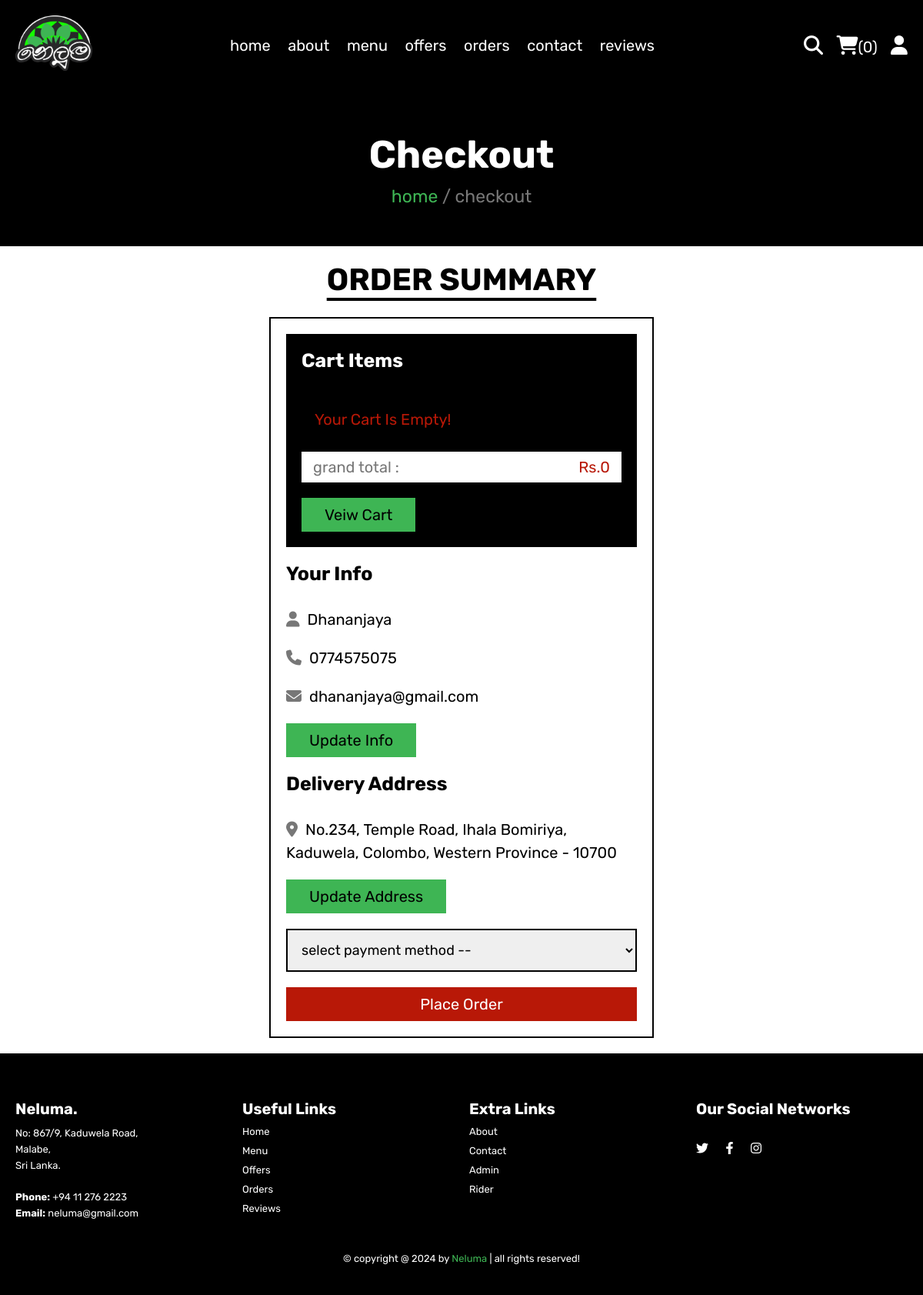
Page /Neluma/checkout.php (signed in) on the committed database.
### tables this page shows
CREATE TABLE IF NOT EXISTS `users` (
  `id` int NOT NULL AUTO_INCREMENT,
  `name` varchar(50) NOT NULL,
  `email` varchar(50) NOT NULL,
  `number` varchar(10) NOT NULL,
  `password` varchar(50) NOT NULL,
  `address` varchar(500) NOT NULL,
  PRIMARY KEY (`id`)
);

### Neluma/checkout.php (the view, shortened to what this page needs)
<?php
include 'components/connect.php';
if(isset($_SESSION['user_id'])){
   $user_id = $_SESSION['user_id'];
}else{
   $user_id = '';
   header('location:home.php');
   exit;
};
?>
<!DOCTYPE html>
<html lang="en">
<head>
   <link rel="stylesheet" href="https://cdnjs.cloudflare.com/ajax/libs/font-awesome/6.1.1/css/all.min.css">
   <link rel="stylesheet" href="css/style.css">
</head>
<body>
<?php include 'components/user_header.php'; ?>
<div class="heading">
   <h3>checkout</h3>
   <p><a href="home.php">home</a> <span> / checkout</span></p>
</div>
<section class="checkout">
   <h1 class="title">order summary</h1>
<form action="" method="post">
   <div class="cart-items">
      <h3>cart items</h3>
      <?php
         $grand_total = 0;
         $cart_items[] = '';
         $select_cart = $conn->prepare("SELECT * FROM `cart` WHERE user_id = ?");
         $select_cart->execute([$user_id]);
         if($select_cart->rowCount() > 0){
            while($fetch_cart = $select_cart->fetch(PDO::FETCH_ASSOC)){
               $cart_items[] = $fetch_cart['name'].' ('.$fetch_cart['price'].' x '. $fetch_cart['quantity'].') - ';
               $total_products = implode($cart_items);
               $grand_total += ($fetch_cart['price'] * $fetch_cart['quantity']);
      ?>
      <p><span class="name"><?= $fetch_cart['name']; ?></span><span class="price">Rs.<?= $fetch_cart['price']; ?> x <?= $fetch_cart['quantity']; ?></span></p>
      <?php
            }
         }else{
            echo '<p class="empty">your cart is empty!</p>';
         }
      ?>
      <p class="grand-total"><span class="name">grand total :</span><span class="price">Rs.<?= $grand_total; ?></span></p>
      <a href="cart.php" class="btn">veiw cart</a>
   </div>
   <div class="user-info">
      <h3>your info</h3>
      <p><i class="fas fa-user"></i><span><?= $fetch_profile['name'] ?></span></p>
      <p><i class="fas fa-phone"></i><span><?= $fetch_profile['number'] ?></span></p>
      <p><i class="fas fa-envelope"></i><span><?= $fetch_profile['email'] ?></span></p>
      <a href="update_profile.php" class="btn">update info</a>
      <h3>delivery address</h3>
      <p><i class="fas fa-map-marker-alt"></i><span><?php if($fetch_profile['address'] == ''){echo 'please enter your address';}else{echo $fetch_profile['address'];} ?></span></p>
      <a href="update_address.php" class="btn">update address</a>
      <select name="method" class="box" required>
         <option value="" disabled selected>select payment method --</option>
      </select>
      <input type="submit" value="place order" class="btn <?php if($fetch_profile['address'] == ''){echo 'disabled';} ?>" style="width:100%; background:var(--red); color:var(--white);" name="submit">
   </div>
</form>
</section>
<?php include 'components/footer.php'; ?>
</body>
</html>

### Neluma/css/style.css (style rules this page uses)
:root { --light-green:#15FF00; --dark-green:#3EB554; --red:#b81807; --white:#fff; --black:#000000; --light-color:#777; --border:.2rem solid var(--black); }
* { font-family: 'Rubik', sans-serif; margin:0; padding:0; box-sizing: border-box; outline: none; border: none; text-decoration: none; }
html { font-size: 62.5%; overflow-x: hidden; scroll-behavior: smooth; stop-opacity: 7rem; }
section { margin:0 auto; max-width: 1200px; padding:2rem; }
.title { text-align: center; margin-bottom: 2.5rem; font-size: 4rem; color:var(--black); text-transform: uppercase; text-decoration: underline; text-underline-offset: 1rem; }
.heading { display: flex; align-items: center; justify-content: center; gap:1rem; flex-flow: column; background-color: var(--black); min-height: 20rem; }
.heading h3 { font-size: 5rem; color:var(--white); text-transform: capitalize; }
.heading p { font-size: 2.3rem; color:var(--light-color); }
.heading p a { color:var(--dark-green); }
.btn, .delete-btn { margin-top: 1rem; display: inline-block; font-size: 2rem; padding:1rem 3rem; cursor: pointer; text-transform: capitalize; transition: .2s linear; }
.btn { background-color: var(--dark-green); color:var(--black); }
.empty { border:var(--border); padding:1.5rem; text-align: center; width: 100%; font-size: 2rem; text-transform: capitalize; color:var(--red); }
.checkout form { max-width: 50rem; margin:0 auto; border:var(--border); padding:2rem; }
.checkout form h3 { font-size: 2.5rem; text-transform: capitalize; padding: 2rem 0; color:var(--black); }
.checkout form .cart-items { background-color: var(--black); padding:2rem; padding-top: 0; }
.checkout form .cart-items h3 { color:var(--white); }
.checkout form .cart-items p { display: flex; align-items: center; gap:1.5rem; justify-content: space-between; margin:1rem 0; line-height: 1.5; font-size: 2rem; }
.checkout form .cart-items p .name { color:var(--light-color); }
.checkout form .cart-items p .price { color:var(--dark-green); }
.checkout form .cart-items .grand-total { background-color: var(--white); padding:.5rem 1.5rem; }
.checkout form .cart-items .grand-total .price { color:var(--red); }
.checkout form .user-info p { font-size: 2rem; line-height: 1.5; padding:1rem 0; }
.checkout form .user-info p i { color:var(--light-color); margin-right: 1rem; }
.checkout form .user-info p span { color:var(--black); }
.checkout form .user-info .box { width: 100%; border:var(--border); padding:1.4rem; margin-top: 2rem; margin-bottom: 1rem; font-size: 1.8rem; }

### rows in the picture
users: name "Dhananjaya", number "0774575075", email "dhananjaya@gmail.com", address "No.234, Temple Road, Ihala Bomiriya, Kaduwela, Colombo, Western Province - 10700", submit "place order"

### other values in the picture
$total_cart_items "0"
$grand_total "0"
